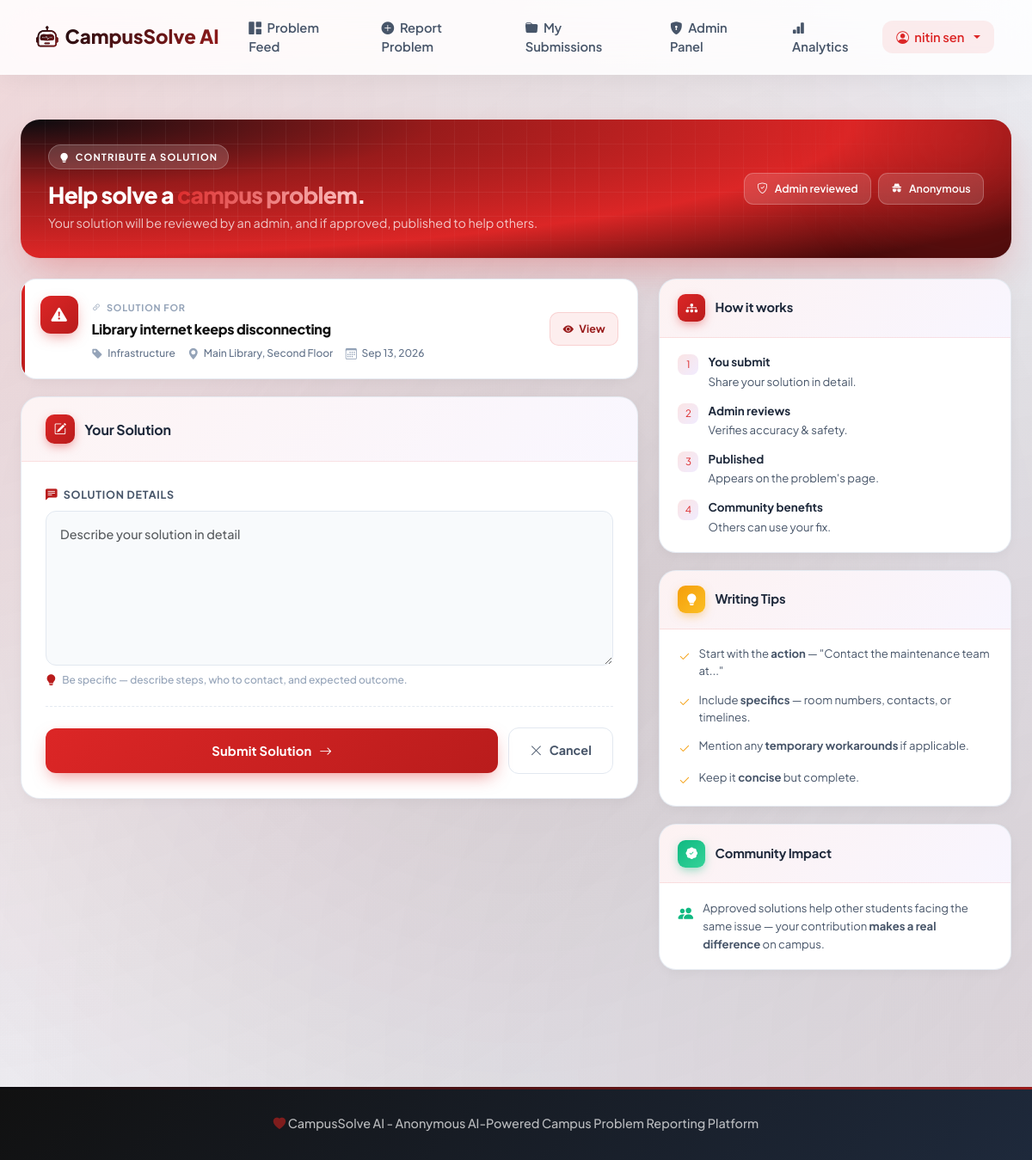
The app's page /solutions/submit/9/ (signed in) with its own data.
### accounts/models.py (models this page shows, shortened)
class User(AbstractUser):
    ROLE_CHOICES = (
        ('STUDENT', 'Student'),
        ('ADMIN', 'Admin'),
    )
    full_name = models.CharField(max_length=255)
    email = models.EmailField(unique=True)
    username = None
    role = models.CharField(max_length=20, choices=ROLE_CHOICES, default='STUDENT')
    created_at = models.DateTimeField(auto_now_add=True)
    USERNAME_FIELD = 'email'
    REQUIRED_FIELDS = ['full_name']
    objects = UserManager()

### problems/models.py (models this page shows, shortened)
class Problem(models.Model):
    title = models.CharField(max_length=255)
    description = models.TextField()
    location = models.CharField(max_length=255)
    category = models.CharField(max_length=50, choices=CATEGORY_CHOICES, default='Other')
    ai_predicted_category = models.CharField(max_length=50, choices=CATEGORY_CHOICES, null=True, blank=True)
    priority = models.CharField(max_length=20, choices=PRIORITY_CHOICES, default='Medium')
    ai_predicted_priority = models.CharField(max_length=20, choices=PRIORITY_CHOICES, null=True, blank=True)
    status = models.CharField(max_length=50, choices=STATUS_CHOICES, default='PENDING')
    image = models.ImageField(upload_to='problem_images/', null=True, blank=True)
    submitted_by = models.ForeignKey(User, on_delete=models.CASCADE, related_name='problems')
    approved_by = models.ForeignKey(User, on_delete=models.SET_NULL, null=True, blank=True, related_name='approved_problems')
    created_at = models.DateTimeField(auto_now_add=True)
    updated_at = models.DateTimeField(auto_now=True)
    is_duplicate = models.BooleanField(default=False)
    duplicate_of = models.ForeignKey('self', on_delete=models.SET_NULL, null=True, blank=True, related_name='duplicates')
    class Meta:
        ordering = ['-created_at']
    def is_public(self):
        return self.status not in ['PENDING', 'REJECTED']

### solutions/views.py (the view)
# urls.py: path('submit/<int:problem_id>/', views.submit_solution, name='submit_solution'),
@login_required
def submit_solution(request, problem_id):
    problem = get_object_or_404(Problem, pk=problem_id)
    if not problem.is_public():
        messages.error(request, 'Solutions can only be submitted to approved public problems.')
        return redirect('problem_detail', pk=problem_id)
    if request.method == 'POST':
        form = SolutionForm(request.POST)
        if form.is_valid():
            sol = form.save(commit=False)
            sol.problem = problem
            sol.submitted_by = request.user
            sol.approval_status = 'PENDING'
            sol.save()
            messages.success(request, 'Your solution has been submitted and is pending admin approval.')
            return redirect('problem_detail', pk=problem_id)
    else:
        form = SolutionForm()
    return render(request, 'solutions/submit.html', {'form': form, 'problem': problem})

### templates/solutions/submit.html (shortened to what this page needs)
{% extends 'base.html' %}
{% load static %}
{% block content %}
<div class="ss-shell">
    <div class="ss-hero">
        <div class="ss-hero-left">
            <span class="eyebrow">
                <i class="bi bi-lightbulb-fill"></i>
                Contribute a Solution
            </span>
            <h1>Help solve a <span class="accent">campus problem</span>.</h1>
            <p>Your solution will be reviewed by an admin, and if approved, published to help others.</p>
        </div>
        <div class="ss-hero-pills">
            <span class="ss-hero-pill">
                <i class="bi bi-shield-check"></i>
                Admin reviewed
            </span>
            <span class="ss-hero-pill">
                <i class="bi bi-incognito"></i>
                Anonymous
            </span>
        </div>
    </div>
    <div class="ss-grid">
        <div class="ss-main">
            <div class="ss-context">
                <span class="ctx-ico"><i class="bi bi-exclamation-triangle-fill"></i></span>
                <div class="ctx-body">
                    <span class="ctx-label">
                        <i class="bi bi-link-45deg"></i>
                        Solution for
                    </span>
                    <h3 class="ctx-title">{{ problem.title }}</h3>
                    <div class="ctx-meta">
                        {% if problem.category %}
                            <span class="ctx-meta-item">
                                <i class="bi bi-tag-fill"></i>
                                {{ problem.category }}
                            </span>
                        {% endif %}
                        {% if problem.location %}
                            <span class="ctx-meta-item">
                                <i class="bi bi-geo-alt-fill"></i>
                                {{ problem.location }}
                            </span>
                        {% endif %}
                        {% if problem.created_at %}
                            <span class="ctx-meta-item">
                                <i class="bi bi-calendar3"></i>
                                {{ problem.created_at|date:"M d, Y" }}
                            </span>
                        {% endif %}
                    </div>
                </div>
                <a href="{% url 'problem_detail' problem.pk %}" class="ctx-link">
                    <i class="bi bi-eye-fill"></i>
                    <span>View</span>
                </a>
            </div>
            <div class="ss-card">
                <div class="ss-card-head">
                    <span class="head-ico"><i class="bi bi-pencil-square"></i></span>
                    <h2>Your Solution</h2>
                </div>
                <div class="ss-card-body">
                    <form method="post" id="ssForm" novalidate>
                        {% if form.solution_text %}
                            <div class="ss-field {% if form.solution_text.errors %}has-error{% endif %}">
                                <div class="field-label-row">
                                    <label class="field-label" for="{{ form.solution_text.id_for_label }}">
                                        <i class="bi bi-chat-left-text-fill"></i> Solution Details
                                    </label>
                                </div>
                                {{ form.solution_text }}
                                {% if form.solution_text.errors %}
                                    <div class="field-error">
                                        <i class="bi bi-exclamation-circle-fill"></i>
                                        {{ form.solution_text.errors.0 }}
                                    </div>
                                {% else %}
                                    <div class="field-help">
                                        <i class="bi bi-lightbulb-fill"></i>
                                        Be specific — describe steps, who to contact, and expected outcome.
                                    </div>
                                {% endif %}
                            </div>
                        {% else %}
                            {{ form.as_p }}
                        {% endif %}
                        <div class="ss-submit-row">
                            <button type="submit" class="ss-btn-submit" id="ssSubmit">
                                <span>Submit Solution</span>
                                <i class="bi bi-arrow-right"></i>
                            </button>
                            <a href="{% url 'problem_detail' problem.pk %}" class="ss-btn-cancel">
                                <i class="bi bi-x-lg"></i>
                                <span>Cancel</span>
                            </a>
                        </div>
                    </form>
                </div>
            </div>
        </div>
        <aside class="ss-side">
            <div class="side-card">
                <div class="side-card-head">
                    <span class="head-ico"><i class="bi bi-diagram-3-fill"></i></span>
                    <h6>How it works</h6>
                </div>
                <div class="side-card-body">
                    <ul class="info-steps">
                        <li>
                            <span class="step-ico">1</span>
                            <div>
                                <strong>You submit</strong>
                                Share your solution in detail.
                            </div>
                        </li>
                        <li>
                            <span class="step-ico">2</span>
                            <div>
                                <strong>Admin reviews</strong>
                                Verifies accuracy & safety.
                            </div>
                        </li>
                        <li>
                            <span class="step-ico">3</span>
                            <div>
                                <strong>Published</strong>
                                Appears on the problem's page.
                            </div>
                        </li>
                        <li>
                            <span class="step-ico">4</span>
                            <div>
                                <strong>Community benefits</strong>
                                Others can use your fix.
                            </div>
                        </li>
                    </ul>
                </div>
            </div>
            <div class="side-card">
                <div class="side-card-head">
                    <span class="head-ico tip"><i class="bi bi-lightbulb-fill"></i></span>
                    <h6>Writing Tips</h6>
                </div>
                <div class="side-card-body">
                    <ul class="tips-list">
                        <li>
                            <i class="bi bi-check2"></i>
                            <span>Start with the <strong>action</strong> — "Contact the maintenance team at..."</span>
                        </li>
                        <li>
                            <i class="bi bi-check2"></i>
                            <span>Include <strong>specifics</strong> — room numbers, contacts, or timelines.</span>
                        </li>
                        <li>
                            <i class="bi bi-check2"></i>
                            <span>Mention any <strong>temporary workarounds</strong> if applicable.</span>
                        </li>
                        <li>
                            <i class="bi bi-check2"></i>
                            <span>Keep it <strong>concise</strong> but complete.</span>
                        </li>
                    </ul>
                </div>
            </div>
            <div class="side-card">
                <div class="side-card-head">
                    <span class="head-ico verified"><i class="bi bi-patch-check-fill"></i></span>
                    <h6>Community Impact</h6>
                </div>
                <div class="side-card-body">
                    <div class="community-note">
                        <i class="bi bi-people-fill"></i>
                        <span>Approved solutions help other students facing the same issue — your contribution <strong>makes a real difference</strong> on campus.</span>
                    </div>
                </div>
            </div>
        </aside>
    </div>
</div>
{% endblock %}

### templates/base.html (shortened to what this page needs)
{% load static %}
<!DOCTYPE html>
<html lang="en">
<head>
    <link href="https://cdn.jsdelivr.net/npm/bootstrap@5.3.2/dist/css/bootstrap.min.css" rel="stylesheet">
    <link href="https://cdn.jsdelivr.net/npm/bootstrap-icons@1.11.1/font/bootstrap-icons.css" rel="stylesheet">
</head>
<body>
    <nav class="navbar navbar-expand-lg" id="mainNavbar">
        <div class="container">
            <a class="navbar-brand" href="{% url 'problem_feed' %}">
                <i class="bi bi-robot"></i>
                <span>CampusSolve AI</span>
            </a>
            <div class="collapse navbar-collapse" id="navbarNav">
                <ul class="navbar-nav me-auto">
                    <li class="nav-item">
                        <a class="nav-link" href="{% url 'problem_feed' %}">
                            <i class="bi bi-grid-1x2-fill me-1"></i> Problem Feed
                        </a>
                    </li>
                    {% if user.is_authenticated %}
                        <li class="nav-item">
                            <a class="nav-link" href="{% url 'submit_problem' %}">
                                <i class="bi bi-plus-circle-fill me-1"></i> Report Problem
                            </a>
                        </li>
                        <li class="nav-item">
                            <a class="nav-link" href="{% url 'my_submissions' %}">
                                <i class="bi bi-folder-fill me-1"></i> My Submissions
                            </a>
                        </li>
                        {% if user.role == 'ADMIN' %}
                            <li class="nav-item">
                                <a class="nav-link" href="{% url 'admin_dashboard' %}">
                                    <i class="bi bi-shield-lock-fill me-1"></i> Admin Panel
                                </a>
                            </li>
                            <li class="nav-item">
                                <a class="nav-link" href="{% url 'analytics_dashboard' %}">
                                    <i class="bi bi-bar-chart-fill me-1"></i> Analytics
                                </a>
                            </li>
                        {% endif %}
                    {% endif %}
                </ul>
                <ul class="navbar-nav">
                    {% if user.is_authenticated %}
                        <li class="nav-item dropdown">
                            <a class="nav-link dropdown-toggle" href="#" data-bs-toggle="dropdown">
                                <i class="bi bi-person-circle"></i> {{ user.full_name }}
                            </a>
                        </li>
                    {% endif %}
                </ul>
            </div>
        </div>
    </nav>
    <main class="py-4">
        {% block content %}{% endblock %}
    </main>
    <footer>
        <div class="container">
            <div class="text-center footer-text">
                <i class="bi bi-heart-fill"></i> CampusSolve AI - Anonymous AI-Powered Campus Problem Reporting Platform
            </div>
        </div>
    </footer>
</body>
</html>

### records on screen
User: full_name "nitin sen"
Problem: title "Library internet keeps disconnecting", category "Infrastructure", location "Main Library, Second Floor", created_at "Sep 13, 2026"
